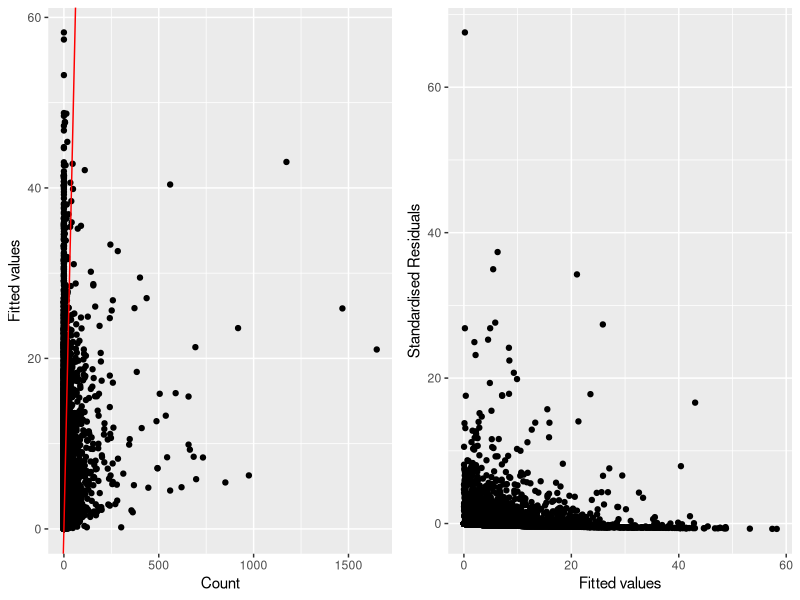
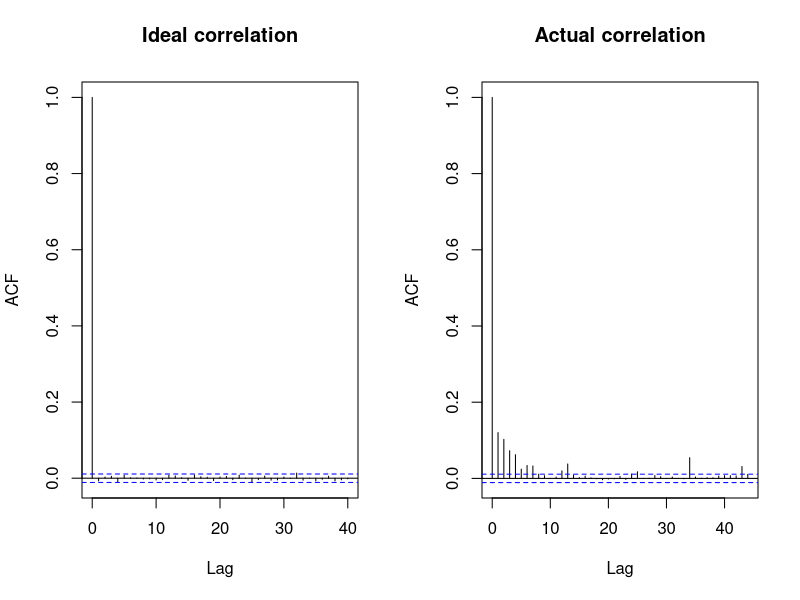

Here is the R script that generated these plots, in order:
## ---- chunk 1
# Load necessary packages
library(nlme) ## for GLMs
library(car) ## for Anova
library(tidyverse) ## for plots
## ---- chunk 2
# Read in data
df <- read.csv("NystedFarms.csv")
## ---- chunk 3
# Log link without offset
pois.phase_log <- glm(Count ~ Phase, data = df, family = poisson)
# Sqrt link without offset
pois.phase_sqrt <- glm(Count ~ Phase, data = df, family = poisson(link = "sqrt"))
# Log link with offset
pois.phase_log_offset <- glm(Count ~ Phase, data = df, family = poisson, 
                             offset = log(Area))
## ---- chunk 4
# AIC
AIC(pois.phase_log, pois.phase_sqrt, pois.phase_log_offset)
## ---- chunk 5
# Overdispersion
pois.phase_log_offsetOD<- glm(Count ~ Phase, data=df, 
                              family=quasipoisson, offset=log(Area)) 
summary(pois.phase_log_offsetOD)
## ---- chunk 6
#
df$FMonth <- factor(df$Month)
# Drop "DistCoast"
fullModel_OD_revised<-glm(Count ~ XPos + YPos + Depth + 
                            FMonth + XPos:Phase + YPos:Phase, 
                          data=df, offset=log(Area), family=quasipoisson)
## ---- chunk 7
phi_hat <- summary(fullModel_OD_revised)$dispersion
fitted_values <- fitted(fullModel_OD_revised)
res_raw <- residuals(fullModel_OD_revised)
scaled_resid <- (df$Count-fitted_values)/sqrt(phi_hat*fitted_values)

p<-list()
p[[1]]<-qplot(df$Count, fitted(fullModel_OD_revised)) + 
              geom_abline(intercept=0,slope=1,color="red") +
              xlab("Count") + ylab("Fitted values")
p[[2]]<-qplot(fitted(fullModel_OD_revised), scaled_resid) + 
              xlab("Fitted values") + ylab("Standardised Residuals")

library(gridExtra)
library(grid)
grid.arrange(grobs=p, nrow = 1)
## ---- chunk 8
par(mfrow =c(1,2))
set.seed(5)
acf(rnorm(length(scaled_resid)), lag.max = 40, main = "Ideal correlation")
acf(scaled_resid, main = "Actual correlation")
par(mfrow =c(1,1))
